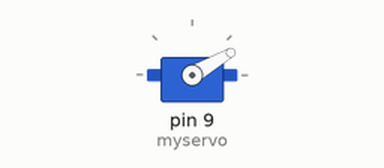
The sketch below on a simulated Arduino Uno, built with avr-gcc and run on an emulated ATmega328P. Shown: servo.

Above: at 0.05 s.
Timing chart, 0 to 8.1 s (numbered marks = the images above):
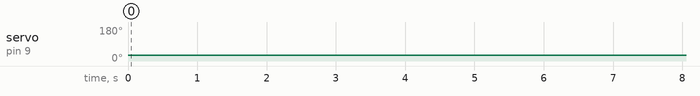

The sketch:

cupoftea.ino
```cpp
/* Sweep
 Lucas Berbesson for La Fabrique DIY
  <https://www.youtube.com/channel/UCV8D6u7_jkuGf_iUvNzXpmg/videos>

 modified 19 Jan 2017
 by Lucas Berbesson
*/

#include <Servo.h>

Servo myservo;  // create servo object to control a servo

int servo_max_angle = 90; // max angle of the flag
int servo_min_angle = 30; // min angle of the flag

int flag_left = servo_max_angle + 5;
int flag_right = servo_max_angle - 5;

int infusion_time_ms = 90000;
int count = 0;

void setup() {
  myservo.attach(9);  // attaches the servo on pin 9 to the servo object
}

void loop() {
  //Infusing the tea bag
  myservo.write(servo_min_angle);
  delay(infusion_time_ms);
  myservo.write(servo_max_angle);
  delay(2000);
  //shaking the tea bag
  for (count = 1; count <= 25; count += 1) {
    delay(150);
    myservo.write(flag_left);
    delay(150);
    myservo.write(flag_right);
    if ((count % 5) == 0 ) {
      delay(2000);
    }
  }
    //wait until you unplug the machine
    delay(160000);
}
```

Measured:
- by itself, servo on pin 9 (myservo): 30° → 90° at 24.5 s, → 95° 2.2 s later, → 85° 0.15 s later, → 95° 0.15 s later, … (51 changes in this stretch)
